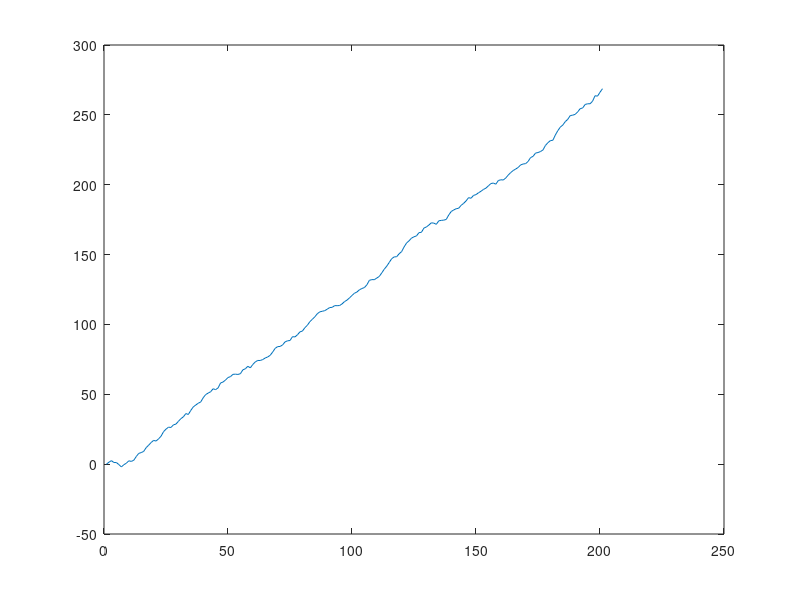

Source code (MATLAB):
close all, clear all, clc;
%A simple bandit algorithm.

mean = [0.1, -0.8, 1.3, 0.3, 1.1];
Q = zeros(size(mean));
N = zeros(size(mean));
e = 0.01;
value(1) = 0;

for i = 1:200
  if rand(1) < 1-e
        [~, A] = max(Q);
    else
        A = randi(5,1);
    end
    reward = randn(size(mean))+mean;
    R = reward(A);
    N(A) = N(A)+1;
    Q(A) = Q(A)+(R-Q(A))/N(A);
    value(i+1) = value(i)+R;
end

figure()
plot(value)